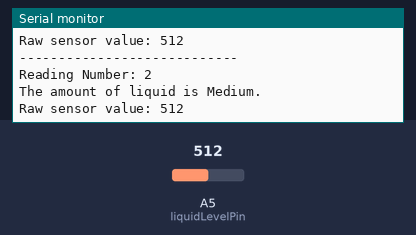
The sketch below on a simulated Arduino Uno, built with avr-gcc and run on an emulated ATmega328P. On the bench: the last lines printed to the serial monitor. Inputs (shaded band) come from the test bench; at power-on: A5 (liquidLevelPin) = 512.

Above: at 2.8 s.
2.9 s: A5 (liquidLevelPin) set to 390
At 5.3 s:
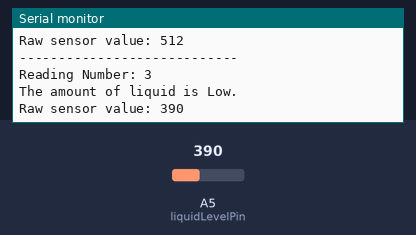
7.6 s: A5 (liquidLevelPin) set to 90
At 8.8 s:
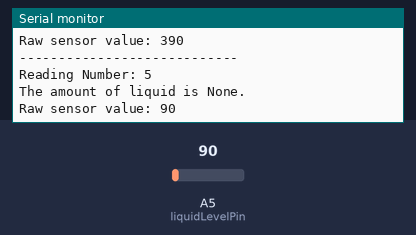
11.7 s: A5 (liquidLevelPin) set to 710
At 13.5 s:
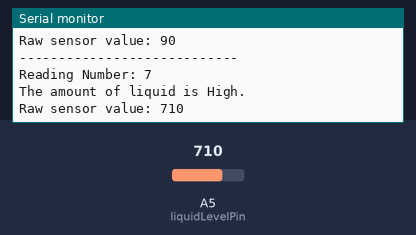
Timing chart, 0 to 15.0 s (numbered marks = the images above; inputs shaded):
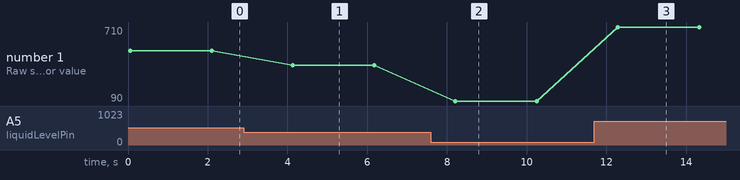

The sketch:

sketch_apr6a.ino
```cpp
// Code by Adittya Kumar Chowdhury

// Define the pin where the sensor is connected
const int liquidLevelPin = A5;

// Initialize a counter for the reading number
unsigned long readingNumber = 0;

void setup() {
  // Initialize Serial communication at a baud rate of 9600
  Serial.begin(9600);
}

void loop() {
  // Increment the reading number
  readingNumber++;

  // Read the sensor value from the liquid level sensor
  int sensorValue = analogRead(liquidLevelPin);

  // Determine the liquid level based on the sensor value
  String liquidLevel;
  if(sensorValue > 700) { // Assume >700 for High level, adjust based on your calibration
    liquidLevel = "High";
  } else if(sensorValue > 400) { // Assume >400 for Medium level, adjust based on your calibration
    liquidLevel = "Medium";
  } else if(sensorValue > 100) { // Assume >100 for Low level, adjust based on your calibration
    liquidLevel = "Low";
  } else {
    liquidLevel = "None";
  }

  // Output the reading number
  Serial.print("Reading Number: ");
  Serial.println(readingNumber);

  // 1) Output the liquid level status
  Serial.println("The amount of liquid is " + liquidLevel + ".");

  // 2) Output the raw sensor value
  Serial.println("Raw sensor value: " + String(sensorValue));

  // 3) Delay the reading
  delay(2000); // Delay of 2 seconds (2000 milliseconds)

  // 4) Create a margin after the output
  Serial.println("----------------------------");
}
```

Measured:
- after the input at 2.9 s, the serial monitor: prints a new line after 1.2 s (image 1)
- after the input at 7.6 s, the serial monitor: prints a new line after 0.58 s (image 2)
- after the input at 11.7 s, the serial monitor: prints a new line after 0.56 s (image 3)
- plotted number 1: 512 → 390 after the input at 2.9 s, 390 → 90 after the input at 7.6 s, 90 → 710 after the input at 11.7 s
